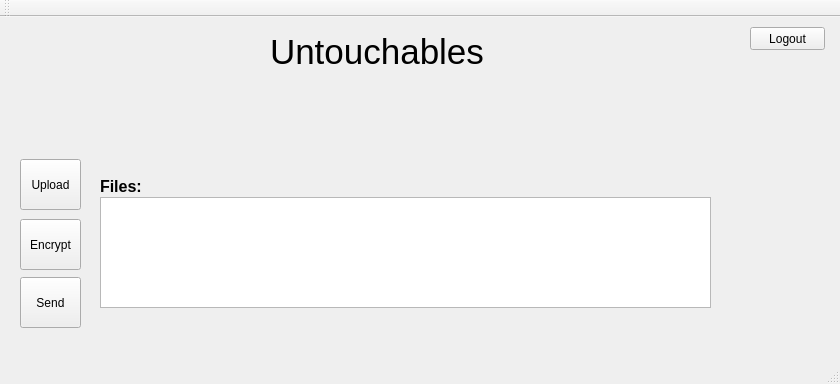
<?xml version="1.0" encoding="UTF-8"?>
<ui version="4.0">
 <class>MainWindow</class>
 <widget class="QMainWindow" name="MainWindow">
  <property name="geometry">
   <rect>
    <x>0</x>
    <y>0</y>
    <width>840</width>
    <height>384</height>
   </rect>
  </property>
  <property name="windowTitle">
   <string>MainWindow</string>
  </property>
  <widget class="QWidget" name="centralWidget">
   <widget class="QPushButton" name="encBtn">
    <property name="geometry">
     <rect>
      <x>20</x>
      <y>202</y>
      <width>61</width>
      <height>51</height>
     </rect>
    </property>
    <property name="text">
     <string>Encrypt</string>
    </property>
   </widget>
   <widget class="QPushButton" name="sendBtn">
    <property name="geometry">
     <rect>
      <x>20</x>
      <y>260</y>
      <width>61</width>
      <height>51</height>
     </rect>
    </property>
    <property name="text">
     <string>Send</string>
    </property>
   </widget>
   <widget class="QPushButton" name="logoutBtn">
    <property name="geometry">
     <rect>
      <x>750</x>
      <y>10</y>
      <width>75</width>
      <height>23</height>
     </rect>
    </property>
    <property name="text">
     <string>Logout</string>
    </property>
   </widget>
   <widget class="QLabel" name="label">
    <property name="geometry">
     <rect>
      <x>270</x>
      <y>10</y>
      <width>221</width>
      <height>51</height>
     </rect>
    </property>
    <property name="text">
     <string>&lt;html&gt;&lt;head/&gt;&lt;body&gt;&lt;p&gt;&lt;span style=&quot; font-size:26pt;&quot;&gt;Untouchables&lt;/span&gt;&lt;/p&gt;&lt;/body&gt;&lt;/html&gt;</string>
    </property>
   </widget>
   <widget class="QListWidget" name="listWidget">
    <property name="geometry">
     <rect>
      <x>100</x>
      <y>180</y>
      <width>611</width>
      <height>111</height>
     </rect>
    </property>
   </widget>
   <widget class="QLabel" name="label_2">
    <property name="geometry">
     <rect>
      <x>100</x>
      <y>160</y>
      <width>91</width>
      <height>16</height>
     </rect>
    </property>
    <property name="text">
     <string>&lt;html&gt;&lt;head/&gt;&lt;body&gt;&lt;p&gt;&lt;span style=&quot; font-size:12pt; font-weight:600;&quot;&gt;Files:&lt;/span&gt;&lt;/p&gt;&lt;/body&gt;&lt;/html&gt;</string>
    </property>
   </widget>
   <widget class="QPushButton" name="upload_btn">
    <property name="geometry">
     <rect>
      <x>20</x>
      <y>142</y>
      <width>61</width>
      <height>51</height>
     </rect>
    </property>
    <property name="text">
     <string>Upload</string>
    </property>
   </widget>
  </widget>
  <widget class="QMenuBar" name="menuBar">
   <property name="geometry">
    <rect>
     <x>0</x>
     <y>0</y>
     <width>840</width>
     <height>21</height>
    </rect>
   </property>
  </widget>
  <widget class="QToolBar" name="mainToolBar">
   <attribute name="toolBarArea">
    <enum>TopToolBarArea</enum>
   </attribute>
   <attribute name="toolBarBreak">
    <bool>false</bool>
   </attribute>
  </widget>
  <widget class="QStatusBar" name="statusBar"/>
 </widget>
 <layoutdefault spacing="6" margin="11"/>
 <resources/>
 <connections/>
</ui>
